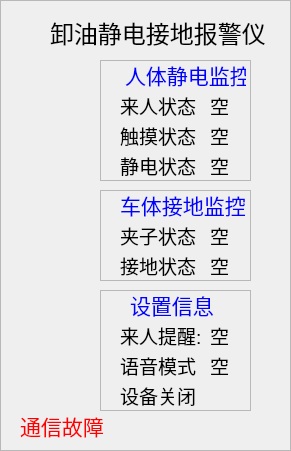
      <widget class="QFrame" name="frame_renti">
       <property name="geometry">
        <rect>
         <x>20</x>
         <y>7</y>
         <width>291</width>
         <height>451</height>
        </rect>
       </property>
       <property name="frameShape">
        <enum>QFrame::StyledPanel</enum>
       </property>
       <property name="frameShadow">
        <enum>QFrame::Raised</enum>
       </property>
       <widget class="QLabel" name="label_48">
        <property name="geometry">
         <rect>
          <x>-30</x>
          <y>30</y>
          <width>141</width>
          <height>401</height>
         </rect>
        </property>
        <property name="styleSheet">
         <string notr="true">image: url(:/picture/pa-a2.png);
</string>
        </property>
        <property name="text">
         <string/>
        </property>
       </widget>
       <widget class="QLabel" name="label_64">
        <property name="geometry">
         <rect>
          <x>50</x>
          <y>17</y>
          <width>221</width>
          <height>31</height>
         </rect>
        </property>
        <property name="font">
         <font>
          <pointsize>18</pointsize>
         </font>
        </property>
        <property name="text">
         <string>卸油静电接地报警仪</string>
        </property>
       </widget>
       <widget class="QFrame" name="frame">
        <property name="geometry">
         <rect>
          <x>100</x>
          <y>60</y>
          <width>151</width>
          <height>121</height>
         </rect>
        </property>
        <property name="frameShape">
         <enum>QFrame::StyledPanel</enum>
        </property>
        <property name="frameShadow">
         <enum>QFrame::Raised</enum>
        </property>
        <widget class="QLabel" name="label_r_jingdian">
         <property name="geometry">
          <rect>
           <x>110</x>
           <y>90</y>
           <width>67</width>
           <height>30</height>
          </rect>
         </property>
         <property name="font">
          <font>
           <pointsize>14</pointsize>
          </font>
         </property>
         <property name="text">
          <string>空</string>
         </property>
        </widget>
        <widget class="QLabel" name="label_59">
         <property name="geometry">
          <rect>
           <x>20</x>
           <y>30</y>
           <width>81</width>
           <height>30</height>
          </rect>
         </property>
         <property name="font">
          <font>
           <pointsize>14</pointsize>
          </font>
         </property>
         <property name="text">
          <string>来人状态：</string>
         </property>
        </widget>
        <widget class="QLabel" name="label_61">
         <property name="geometry">
          <rect>
           <x>20</x>
           <y>90</y>
           <width>81</width>
           <height>30</height>
          </rect>
         </property>
         <property name="font">
          <font>
           <pointsize>14</pointsize>
          </font>
         </property>
         <property name="text">
          <string>静电状态：</string>
         </property>
        </widget>
        <widget class="QLabel" name="label_r_chumo">
         <property name="geometry">
          <rect>
           <x>110</x>
           <y>60</y>
           <width>67</width>
           <height>30</height>
          </rect>
         </property>
         <property name="font">
          <font>
           <pointsize>14</pointsize>
          </font>
         </property>
         <property name="text">
          <string>空</string>
         </property>
        </widget>
        <widget class="QLabel" name="label_62">
         <property name="geometry">
          <rect>
           <x>20</x>
           <y>60</y>
           <width>81</width>
           <height>30</height>
          </rect>
         </property>
         <property name="font">
          <font>
           <pointsize>14</pointsize>
          </font>
         </property>
         <property name="text">
          <string>触摸状态：</string>
         </property>
        </widget>
        <widget class="QLabel" name="label_r_lairening">
         <property name="geometry">
          <rect>
           <x>110</x>
           <y>30</y>
           <width>67</width>
           <height>30</height>
          </rect>
         </property>
         <property name="font">
          <font>
           <pointsize>14</pointsize>
          </font>
         </property>
         <property name="text">
          <string>空</string>
         </property>
        </widget>
        <widget class="QLabel" name="label_65">
         <property name="geometry">
          <rect>
           <x>25</x>
           <y>0</y>
           <width>121</width>
           <height>30</height>
          </rect>
         </property>
         <property name="font">
          <font>
           <pointsize>16</pointsize>
          </font>
         </property>
         <property name="styleSheet">
          <string notr="true">color: rgb(0, 0, 255);</string>
         </property>
         <property name="text">
          <string>人体静电监控</string>
         </property>
        </widget>
       </widget>
       <widget class="QFrame" name="frame_3">
        <property name="geometry">
         <rect>
          <x>100</x>
          <y>190</y>
          <width>151</width>
          <height>91</height>
         </rect>
        </property>
        <property name="frameShape">
         <enum>QFrame::StyledPanel</enum>
        </property>
        <property name="frameShadow">
         <enum>QFrame::Raised</enum>
        </property>
        <widget class="QLabel" name="label_r_jiedi">
         <property name="geometry">
          <rect>
           <x>110</x>
           <y>60</y>
           <width>67</width>
           <height>30</height>
          </rect>
         </property>
         <property name="font">
          <font>
           <pointsize>14</pointsize>
          </font>
         </property>
         <property name="text">
          <string>空</string>
         </property>
        </widget>
        <widget class="QLabel" name="label_53">
         <property name="geometry">
          <rect>
           <x>20</x>
           <y>60</y>
           <width>81</width>
           <height>30</height>
          </rect>
         </property>
         <property name="font">
          <font>
           <pointsize>14</pointsize>
          </font>
         </property>
         <property name="text">
          <string>接地状态：</string>
         </property>
        </widget>
        <widget class="QLabel" name="label_66">
         <property name="geometry">
          <rect>
           <x>20</x>
           <y>0</y>
           <width>131</width>
           <height>30</height>
          </rect>
         </property>
         <property name="font">
          <font>
           <pointsize>16</pointsize>
          </font>
         </property>
         <property name="styleSheet">
          <string notr="true">color: rgb(0, 0, 255);</string>
         </property>
         <property name="text">
          <string>车体接地监控</string>
         </property>
        </widget>
        <widget class="QLabel" name="label_60">
         <property name="geometry">
          <rect>
           <x>20</x>
           <y>30</y>
           <width>81</width>
           <height>30</height>
          </rect>
         </property>
         <property name="font">
          <font>
           <pointsize>14</pointsize>
          </font>
         </property>
         <property name="text">
          <string>夹子状态：</string>
         </property>
        </widget>
        <widget class="QLabel" name="label_r_jiazi">
         <property name="geometry">
          <rect>
           <x>110</x>
           <y>30</y>
           <width>67</width>
           <height>30</height>
          </rect>
         </property>
         <property name="font">
          <font>
           <pointsize>14</pointsize>
          </font>
         </property>
         <property name="text">
          <string>空</string>
         </property>
        </widget>
       </widget>
       <widget class="QFrame" name="frame_4">
        <property name="geometry">
         <rect>
          <x>100</x>
          <y>290</y>
          <width>151</width>
          <height>121</height>
         </rect>
        </property>
        <property name="frameShape">
         <enum>QFrame::StyledPanel</enum>
        </property>
        <property name="frameShadow">
         <enum>QFrame::Raised</enum>
        </property>
        <widget class="QLabel" name="label_52">
         <property name="geometry">
          <rect>
           <x>20</x>
           <y>30</y>
           <width>81</width>
           <height>30</height>
          </rect>
         </property>
         <property name="font">
          <font>
           <pointsize>14</pointsize>
          </font>
         </property>
         <property name="text">
          <string>来人提醒:</string>
         </property>
        </widget>
        <widget class="QLabel" name="label_r_shengyin">
         <property name="geometry">
          <rect>
           <x>110</x>
           <y>60</y>
           <width>67</width>
           <height>30</height>
          </rect>
         </property>
         <property name="font">
          <font>
           <pointsize>14</pointsize>
          </font>
         </property>
         <property name="text">
          <string>空</string>
         </property>
        </widget>
        <widget class="QLabel" name="label_r_lairen">
         <property name="geometry">
          <rect>
           <x>110</x>
           <y>30</y>
           <width>61</width>
           <height>30</height>
          </rect>
         </property>
         <property name="font">
          <font>
           <pointsize>14</pointsize>
          </font>
         </property>
         <property name="text">
          <string>空</string>
         </property>
        </widget>
        <widget class="QLabel" name="label_63">
         <property name="geometry">
          <rect>
           <x>20</x>
           <y>60</y>
           <width>81</width>
           <height>30</height>
          </rect>
         </property>
         <property name="font">
          <font>
           <pointsize>14</pointsize>
          </font>
         </property>
         <property name="text">
          <string>语音模式：</string>
         </property>
        </widget>
        <widget class="QLabel" name="label_zhuagntai">
         <property name="geometry">
          <rect>
           <x>20</x>
           <y>90</y>
           <width>131</width>
           <height>30</height>
          </rect>
         </property>
         <property name="font">
          <font>
           <pointsize>14</pointsize>
          </font>
         </property>
         <property name="text">
          <string>设备关闭</string>
         </property>
        </widget>
        <widget class="QLabel" name="label_67">
         <property name="geometry">
          <rect>
           <x>30</x>
           <y>0</y>
           <width>91</width>
           <height>30</height>
          </rect>
         </property>
         <property name="font">
          <font>
           <pointsize>16</pointsize>
          </font>
         </property>
         <property name="styleSheet">
          <string notr="true">color: rgb(0, 0, 255);</string>
         </property>
         <property name="text">
          <string>设置信息</string>
         </property>
        </widget>
       </widget>
       <widget class="QLabel" name="label_tongxinguzhang">
        <property name="geometry">
         <rect>
          <x>20</x>
          <y>410</y>
          <width>91</width>
          <height>31</height>
         </rect>
        </property>
        <property name="font">
         <font>
          <pointsize>16</pointsize>
         </font>
        </property>
        <property name="styleSheet">
         <string notr="true">color: rgb(255, 0, 0);</string>
        </property>
        <property name="text">
         <string>通信故障</string>
        </property>
       </widget>
      </widget>
